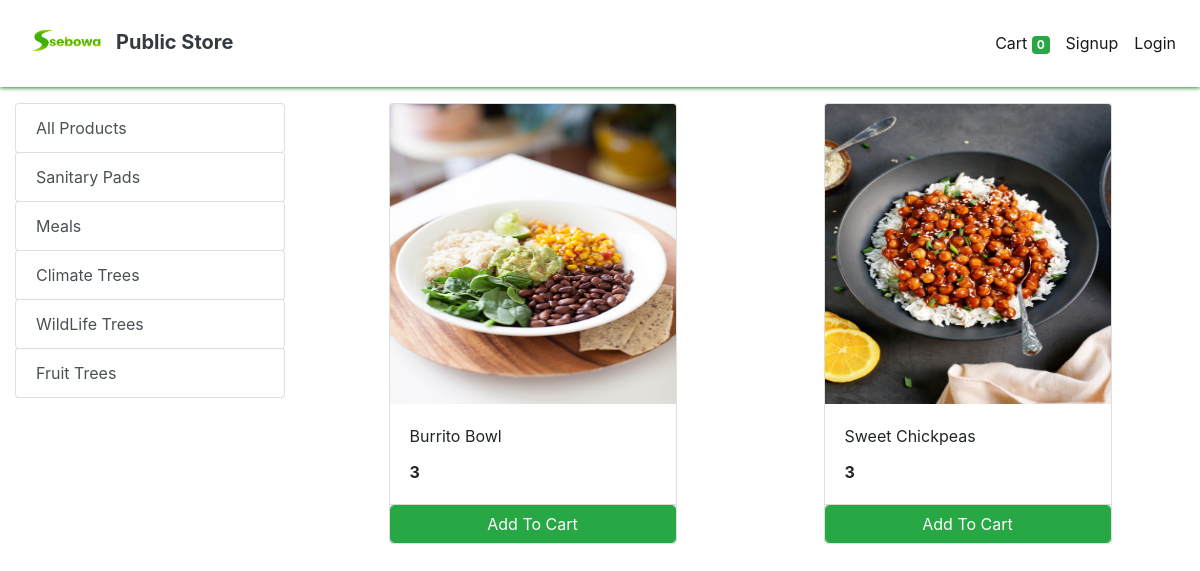
The app's page /store?category=28 with its own data.
### store/models/category.py (models this page shows, shortened)
class Category(models.Model):
    name= models.CharField(max_length=50)
    @staticmethod
    def get_all_categories():
        return Category.objects.all()

### store/models/product.py (models this page shows, shortened)
class Products(models.Model):
    name = models.CharField(max_length=60)
    price= models.IntegerField(default=0)
    category= models.ForeignKey(Category,on_delete=models.CASCADE,default=1 )
    description= models.CharField(max_length=250, default='', blank=True, null= True)
    image= models.ImageField(upload_to='uploads/products/')
    @staticmethod
    def get_all_products_by_categoryid(category_id):
        if category_id:
            return Products.objects.filter (category=category_id)
        else:
            return Products.get_all_products();

### store/views/home.py (the view)
# urls.py: path('' , include('store.urls'))
def store(request):
    cart = request.session.get('cart')
    if not cart:
        request.session['cart'] = {}
    products = None
    categories = Category.get_all_categories()
    categoryID = request.GET.get('category')
    if categoryID:
        products = Products.get_all_products_by_categoryid(categoryID)
    else:
        products = Products.get_all_products();
    data = {}
    data['products'] = products
    data['categories'] = categories
    print('you are : ', request.session.get('email'))
    return render(request, 'index.html', data)

### store/templatetags/cart.py (called while the page is built)
@register.filter (name='is_in_cart')
def is_in_cart(product, cart):
    keys = cart.keys ()
    for id in keys:
        if int (id) == product.id:
            return True
    return False;

### store/templates/index.html (shortened to what this page needs)
{% extends 'base.html' %} {% block content %} {% load cart %}
{% load custom_filter %}
<div class="container-fluid mt-3">
  <div class="row">
    <div class="col-lg-3 mx-auto">
      <div class="list-group">
        <a
          href="/"
          class="list-group-item list-group-item-action btn btn-outline-success"
          >All Products</a
        >
        {% for category in categories %}
        <a
          href="/?category={{category.id}}"
          class="list-group-item list-group-item-action btn btn-outline-success"
          >{{category.name}}</a
        >
        {% endfor %}
      </div>
    </div>
    <div id="products" class="col-lg-9 mx-auto">
      <div class="row mx-auto">
        {% for product in products %}
        <div class="card mx-auto mb-3" id="{{product.id}}" style="width: 18rem">
          <img
            class="card-img-top"
            src="{{product.image.url}}"
            alt="Card image cap"
            style="max-height: 300px; resize: contain"
          />
          <div class="card-body">
            <p class="card-title">{{product.name}}</p>
            <p class="card-text"><b>{{product.price}}</b></p>
          </div>
          <div class="card-footer p-0 no-gutters">
            {% if product|is_in_cart:request.session.cart %}
            <div class="row no-gutters">
              <form action="/#{{product.id}}" class="col-2" method="post">
                {% csrf_token %}
                <input
                  hidden
                  type="text"
                  name="product"
                  value="{{product.id}}"
                />
                <input hidden type="text" name="remove" value="True" />
                <input
                  type="submit"
                  value=" - "
                  class="btn btn-block btn-success border-right"
                />
              </form>
              <div class="text-center col btn btn-success">
                {{product|cart_quantity:request.session.cart}} in Cart
              </div>
              <form action="/#{{product.id}}" class="col-2" method="post">
                {% csrf_token %}
                <input
                  hidden
                  type="text"
                  name="product"
                  value="{{product.id}}"
                />
                <input
                  type="submit"
                  value=" + "
                  class="btn btn-block btn-success border-left"
                />
              </form>
            </div>
            {% else %}
            <form action="/#{{product.id}}" method="POST" class="btn-block">
              <input
                type="submit"
                class="float-right btn btn-success form-control"
                value="Add To Cart"
              />
            </form>
            {% endif %}
          </div>
        </div>
        {% endfor %}
      </div>
    </div>
  </div>
</div>
{% endblock %}

### records on screen
Category: name "Sanitary Pads"
Category: name "Meals"
Category: name "Climate Trees"
Category: name "WildLife Trees"
Category: name "Fruit Trees"
Products: image (picture), name "Burrito Bowl", price "3"
Products: image (picture), name "Sweet Chickpeas", price "3"

### other values on screen
{{ request.session.cart.keys|length }} "0"
